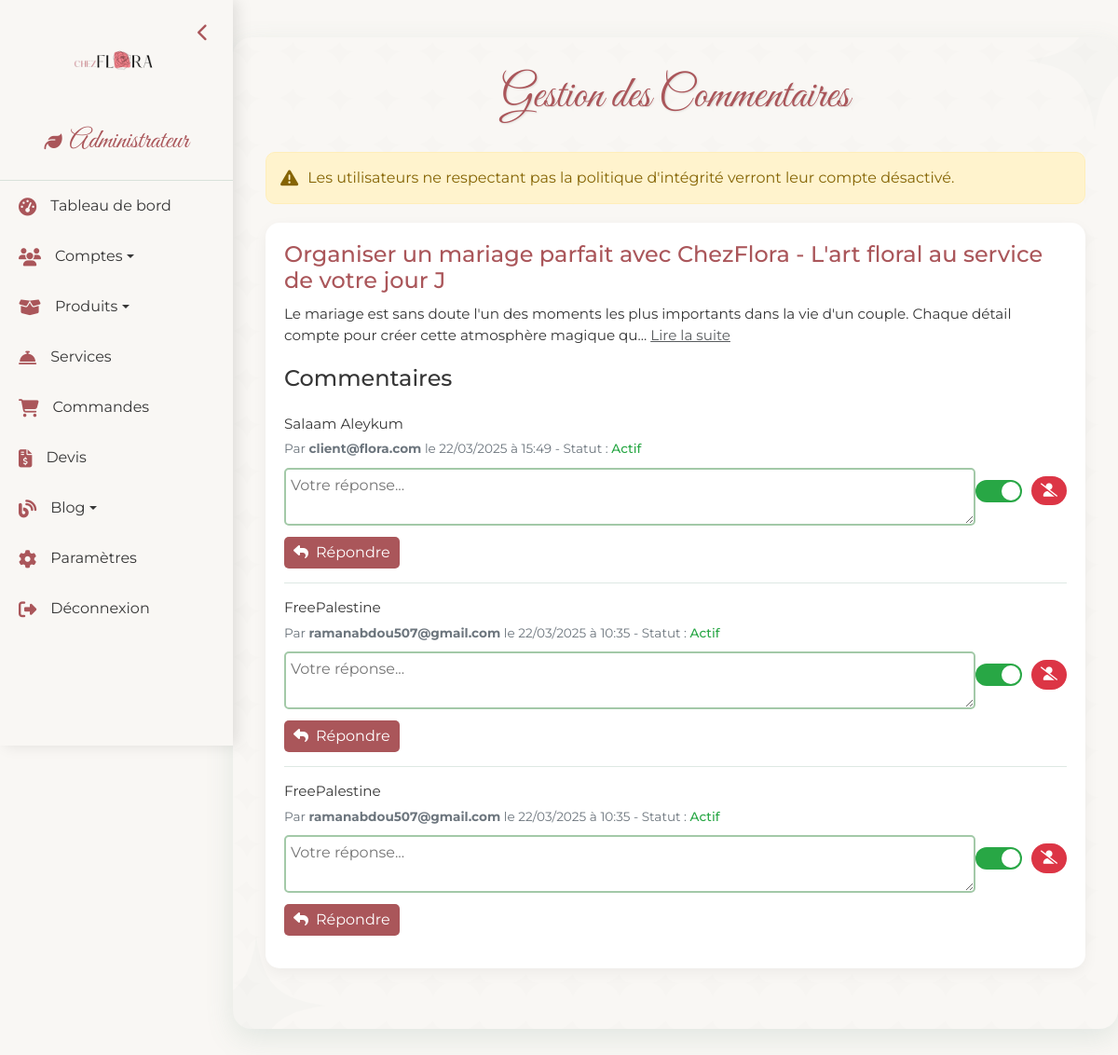
The app's page /templates/admin/comments.php (signed in) with its own data.
### tables this page shows
CREATE TABLE IF NOT EXISTS `blog` (
  `id_blog` int NOT NULL AUTO_INCREMENT,
  `titre` varchar(255) NOT NULL,
  `date_creation` datetime DEFAULT CURRENT_TIMESTAMP,
  `is_deleted` tinyint(1) DEFAULT '0',
  PRIMARY KEY (`id_blog`)
);

CREATE TABLE IF NOT EXISTS `commentaires` (
  `id_commentaire` int NOT NULL AUTO_INCREMENT,
  `id_blog` int NOT NULL,
  `id_user` int NOT NULL,
  `contenu_commentaire` text NOT NULL,
  `date_creation` datetime DEFAULT CURRENT_TIMESTAMP,
  `is_deleted` tinyint(1) DEFAULT '0',
  PRIMARY KEY (`id_commentaire`),
  KEY `id_blog` (`id_blog`),
  KEY `id_user` (`id_user`)
);

CREATE TABLE IF NOT EXISTS `user` (
  `id_user` int NOT NULL AUTO_INCREMENT,
  `email` varchar(150) NOT NULL,
  `password` varchar(150) NOT NULL,
  `is_deleted` varchar(100) NOT NULL,
  PRIMARY KEY (`id_user`)
);

### templates/admin/comments.php (the view, shortened to what this page needs)
<?php
$database = new Database();
$conn = $database->connect();
try {
    $query = "SELECT b.id_blog, b.titre,
                     (SELECT content FROM blog_paragraph WHERE id_blog = b.id_blog ORDER BY position LIMIT 1) AS preview_content
              FROM blog b
              WHERE b.is_deleted = 0
              ORDER BY b.date_creation DESC";
    $stmt = $conn->prepare($query);
    $stmt->execute();
    $blogs = $stmt->fetchAll(PDO::FETCH_ASSOC);
    foreach ($blogs as &$blog) {
        $query = "SELECT c.id_commentaire, c.contenu_commentaire, c.date_creation, c.is_deleted,
                         u.id_user, u.email
                  FROM commentaires c
                  JOIN user u ON c.id_user = u.id_user
                  WHERE c.id_blog = :id_blog
                  ORDER BY c.date_creation DESC";
        $stmt = $conn->prepare($query);
        $stmt->bindParam(':id_blog', $blog['id_blog'], PDO::PARAM_INT);
        $stmt->execute();
        $blog['commentaires'] = $stmt->fetchAll(PDO::FETCH_ASSOC);
    }
} catch (PDOException $e) {
    $errorMessage = 'Erreur lors de la récupération des commentaires : ' . $e->getMessage();
}
?>
<!DOCTYPE html>
<html lang="fr">
<head>
    <link href="https://cdn.jsdelivr.net/npm/bootstrap@5.3.0/dist/css/bootstrap.min.css" rel="stylesheet">
    <link rel="stylesheet" href="https://cdnjs.cloudflare.com/ajax/libs/font-awesome/6.4.0/css/all.min.css">
    <link rel="stylesheet" href="https://cdnjs.cloudflare.com/ajax/libs/animate.css/4.1.1/animate.min.css">
</head>
<body>
    <?php include 'navbar.php'; ?>
    <div class="comments-container animate__animated animate__fadeInUp">
        <div class="floral-decoration floral-top-right"></div>
        <div class="floral-decoration floral-bottom-left"></div>
        <h2 class="animate__animated animate__fadeIn">Gestion des Commentaires</h2>
        <div class="policy-warning">
            <i class="fas fa-exclamation-triangle"></i>
            <span>Les utilisateurs ne respectant pas la politique d'intégrité verront leur compte désactivé.</span>
        </div>
        <?php if (empty($blogs)): ?>
            <p class="text-center">Aucun article trouvé.</p>
        <?php else: ?>
            <?php foreach ($blogs as $blog): ?>
                <div class="blog-card">
                    <h3><?php echo htmlspecialchars($blog['titre']); ?></h3>
                    <div class="blog-preview">
                        <?php
                        $preview = $blog['preview_content'] ? htmlspecialchars(substr($blog['preview_content'], 0, 150)) . '...' : 'Aucun contenu disponible.';
                        echo $preview;
                        ?>
                        <a href="view_blog.php?id=<?php echo $blog['id_blog']; ?>" class="text-muted">Lire la suite</a>
                    </div>
                    <?php if (empty($blog['commentaires'])): ?>
                        <p class="text-muted">Aucun commentaire pour cet article.</p>
                    <?php else: ?>
                        <h4>Commentaires</h4>
                        <?php foreach ($blog['commentaires'] as $comment): ?>
                            <div class="comment">
                                <div class="comment-content">
                                    <p><?php echo htmlspecialchars($comment['contenu_commentaire']); ?></p>
                                    <div class="comment-meta">
                                        Par <strong><?php echo htmlspecialchars($comment['email']); ?></strong>
                                        le <?php echo date('d/m/Y à H:i', strtotime($comment['date_creation'])); ?> -
                                        Statut : <span class="<?php echo $comment['is_deleted'] == 0 ? 'status-active' : 'status-inactive'; ?>">
                                            <?php echo $comment['is_deleted'] == 0 ? 'Actif' : 'Désactivé'; ?>
                                        </span>
                                    </div>
                                    <div class="response-form">
                                        <form method="POST" action="comments.php">
                                            <textarea name="contenu_reponse" rows="2" placeholder="Votre réponse..." required></textarea>
                                            <button type="submit" name="add_response" class="btn-response">
                                                <i class="fas fa-reply me-2"></i>Répondre
                                            </button>
                                        </form>
                                    </div>
                                </div>
                                <div class="comment-actions">
                                    <form method="POST" action="comments.php" style="display: inline;">
                                        <label class="switch">
                                            <span class="slider"></span>
                                        </label>
                                    </form>
                                    <form method="POST" action="comments.php" style="display: inline;" onsubmit="return confirm('Êtes-vous sûr de vouloir désactiver ce compte ?');">
                                        <button type="submit" name="disable_account" class="disable-account-btn">
                                            <i class="fas fa-user-slash"></i>
                                        </button>
                                    </form>
                                </div>
                            </div>
                        <?php endforeach; ?>
                    <?php endif; ?>
                </div>
            <?php endforeach; ?>
        <?php endif; ?>
    </div>
</body>
</html>

### templates/admin/navbar.php (shortened to what this page needs)
<div class="admin-sidebar" id="adminSidebar">
    <div class="sidebar-header">
        <div class="logo-container">
            <img src="../../public/images/logo-removebg-preview.png" alt="ChezFlora Logo" class="sidebar-logo">
        </div>
        <div class="admin-title-container">
            <i class="fas fa-leaf floral-icon"></i>
            <span class="sidebar-title">Administrateur</span>
        </div>
        <button class="toggle-btn" id="toggleBtn">
            <i class="fas fa-chevron-left"></i>
        </button>
    </div>
    <ul class="sidebar-menu">
        <li class="menu-item">
            <a href="dashboard.php" class="menu-link">
                <i class="fas fa-tachometer-alt"></i>
                <span>Tableau de bord</span>
            </a>
        </li>
        <li class="menu-item dropdown">
            <a href="#" class="menu-link dropdown-toggle">
                <i class="fas fa-users"></i>
                <span>Comptes</span>
            </a>
        </li>
        <li class="menu-item dropdown">
            <a href="#" class="menu-link dropdown-toggle">
                <i class="fas fa-box-open"></i>
                <span>Produits</span>
            </a>
        </li>
        <li class="menu-item">
            <a href="services.php" class="menu-link">
                <i class="fas fa-concierge-bell"></i>
                <span>Services</span>
            </a>
        </li>
        <li class="menu-item">
            <a href="orders.php" class="menu-link">
                <i class="fas fa-shopping-cart"></i>
                <span>Commandes</span>
            </a>
        </li>
        <li class="menu-item">
            <a href="quotes.php" class="menu-link">
                <i class="fas fa-file-invoice-dollar"></i>
                <span>Devis</span>
            </a>
        </li>
        <li class="menu-item dropdown">
            <a href="#" class="menu-link dropdown-toggle">
                <i class="fas fa-blog"></i>
                <span>Blog</span>
            </a>
        </li>
        <li class="menu-item">
            <a href="settings.php" class="menu-link">
                <i class="fas fa-cog"></i>
                <span>Paramètres</span>
            </a>
        </li>
        <li class="menu-item">
            <a href="dashboard.php?logout=true" class="menu-link">
                <i class="fas fa-sign-out-alt"></i>
                <span>Déconnexion</span>
            </a>
        </li>
    </ul>
</div>

### templates/admin/comments.php (style rules this page uses)
:root { --vert-principal: rgb(170, 86, 90); --vert-clair: #A3C9A8; --rose-doux: #EACBD2; --blanc-creme: #F9F7F4; --terre-cuite: #D9B391; --text-dark: #363636; }
body { background-color: var(--blanc-creme); font-family: 'Montserrat', sans-serif; color: var(--text-dark); margin: 0; padding-left: 250px; transition: padding-left 0.3s ease; }
.comments-container { max-width: 1200px; margin: 40px auto; padding: 35px; background-color: var(--blanc-creme); border-radius: 20px; box-shadow: 0 10px 30px rgba(92, 141, 118, 0.15); transition: transform 0.4s ease, box-shadow 0.4s ease; position: relative; overflow: hidden; animation: fadeInUp 1s ease-out; }
.comments-container::before { content: ''; position: absolute; top: 0; left: 0; width: 100%; height: 100%; opacity: 0.3; z-index: 0; }
.comments-container > * { position: relative; z-index: 1; }
.comments-container h2 { color: var(--vert-principal); font-family: 'Great Vibes', cursive; font-size: 3rem; text-align: center; margin-bottom: 30px; text-shadow: 1px 1px 2px rgba(0, 0, 0, 0.1); animation: fadeIn 1.2s ease-out; }
.policy-warning { background-color: #fff3cd; border: 1px solid #ffeeba; border-radius: 10px; padding: 15px; margin-bottom: 20px; display: flex; align-items: center; color: #856404; }
.policy-warning i { margin-right: 10px; font-size: 1.2rem; }
.blog-card { background-color: white; border-radius: 15px; box-shadow: 0 5px 15px rgba(0, 0, 0, 0.05); margin-bottom: 30px; padding: 20px; }
.blog-card h3 { color: var(--vert-principal); font-size: 1.5rem; margin-bottom: 10px; }
.blog-preview { font-size: 0.95rem; color: var(--text-dark); margin-bottom: 20px; }
.comment { border-bottom: 1px solid rgba(92, 141, 118, 0.2); padding: 15px 0; display: flex; justify-content: space-between; align-items: center; }
.comment:last-child { border-bottom: none; }
.comment-content { flex: 1; }
.comment-content p { margin: 0; font-size: 0.95rem; color: var(--text-dark); }
.comment-meta { font-size: 0.85rem; color: #6c757d; margin-top: 5px; }
.comment-actions { display: flex; align-items: center; }
.response-form { margin-top: 10px; }
.response-form textarea { border: 2px solid var(--vert-clair); border-radius: 5px; padding: 5px; transition: all 0.3s ease; width: 100%; }
.btn-response { background-color: var(--vert-principal); border: none; border-radius: 5px; padding: 5px 10px; color: white; transition: all 0.3s ease; margin-top: 5px; }
.switch { position: relative; display: inline-block; width: 50px; height: 24px; }
.slider { position: absolute; cursor: pointer; top: 0; left: 0; right: 0; bottom: 0; background-color: #dc3545; transition: 0.4s; border-radius: 24px; }
.slider:before { position: absolute; content: ""; height: 20px; width: 20px; left: 2px; bottom: 2px; background-color: white; transition: 0.4s; border-radius: 50%; }
input:checked + .slider { background-color: #28a745; }
input:checked + .slider:before { transform: translateX(26px); }
.disable-account-btn { background-color: #dc3545; border: none; border-radius: 20px; padding: 5px 10px; color: white; font-size: 0.9rem; transition: all 0.3s ease; margin-left: 10px; }
.status-active { color: #28a745; font-weight: 500; }
.floral-decoration { position: absolute; width: 150px; height: 150px; background-size: contain; background-repeat: no-repeat; z-index: 0; opacity: 0.2; animation: rotate 20s linear infinite; }
.floral-top-right { top: -50px; right: -50px; }
.floral-bottom-left { bottom: -50px; left: -50px; animation-direction: reverse; }

### records on screen
blog: titre "Organiser un mariage parfait avec ChezFlora - L'art floral au service de votre jour J", preview "Le mariage est sans doute l'un des moments les plus importants dans la vie d'un couple. Chaque détail compte pour créer cette atmosphère magique qu..."
commentaires: contenu_commentaire "Salaam Aleykum", id_user.email "client@flora.com", date_creation "22/03/2025 à 15:49", is_deleted "Actif"
commentaires: contenu_commentaire "FreePalestine", id_user.email "ramanabdou507@gmail.com", date_creation "22/03/2025 à 10:35", is_deleted "Actif"
